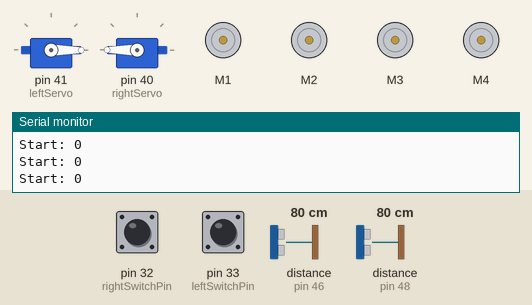
A sketch run on a simulated Arduino Mega 2560, built with avr-gcc and run on an emulated ATmega2560. Parts: 2 × servo, 4 × DC motor (green arrow = forward, orange = backward, longer = faster), the last lines printed to the serial monitor. The test bench sets the inputs (shaded band); at power-on: pin 32 (rightSwitchPin) LOW, pin 33 (leftSwitchPin) HIGH, distance to the obstacle (sensors on pin 46, pin 48) 80 cm. The echo pulse lasts 58.3 µs per cm.

Above: at 1.2 s.
1.3 s: pin 32 (rightSwitchPin) pulled HIGH for 3.2 s
At 7.2 s:
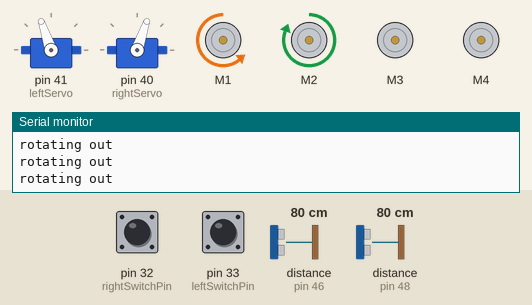
At 11.1 s:
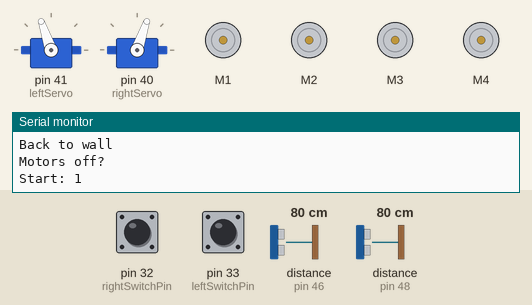
Timing chart, 0 to 12.6 s (numbered marks = the images above; inputs shaded):
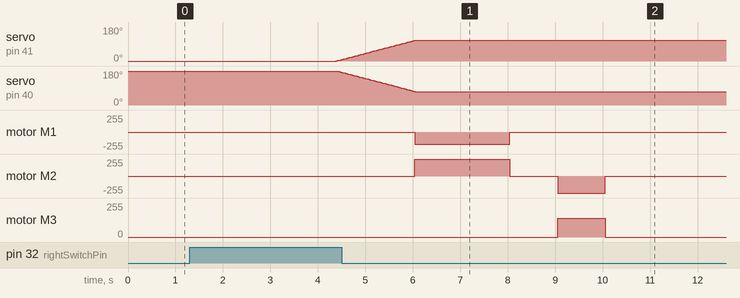

The sketch:

getBall.ino
```cpp
#include <AFMotor.h>
#include <Servo.h>

//define objects for motors
AF_DCMotor frontMotor(1);
AF_DCMotor leftMotor(2);
AF_DCMotor backMotor(3);
AF_DCMotor rightMotor(4);

// Define pins for wing pins
const byte leftSwitchPin = 33;
const byte rightSwitchPin = 32;

int leftSwitchVal, rightSwitchVal;

const byte echoPin[] = {46,48,50,52};
const byte trigPin[] = {47,49,51,53};
const float distanceConstant = 58.2;
const byte maxRange = 12;

long duration, distance;
long wallDistance;

byte dir = 1;
byte sensorNum = 0;

// Define servo objects
Servo leftServo;
Servo rightServo;

byte leftPos = 0; // Starting positions for servo claws
byte rightPos = 180;
boolean onOff = 1;
boolean start;
boolean rotated = 0;

boolean enableState = 0;
boolean prevEnableState = 0;

void setup()
{
  Serial.begin(9600);
  pinMode(leftSwitchPin, INPUT);
  pinMode(rightSwitchPin, INPUT);

  leftServo.attach(41);
  rightServo.attach(40);

  for (int i = 0; i < 2; i++)
  {
    pinMode(echoPin[i], INPUT);
    pinMode(trigPin[i], OUTPUT);
  }

  frontMotor.run(RELEASE);
  leftMotor.run(RELEASE);
  backMotor.run(RELEASE);
  rightMotor.run(RELEASE);

  leftServo.write(leftPos);
  rightServo.write(rightPos);
}

void loop()
{
  enableState = digitalRead(rightSwitchPin);
  delay(1);

  if(enableState != prevEnableState) // if button is pressed and released
  {
    if(enableState) // if switched to on
    {
      start = 1;
    }
  }

  Serial.print("Start: ");
  Serial.println(start);

  leftSwitchVal = digitalRead(leftSwitchPin);
  delay(1);

  if(start)
  {
    if(!rotated)
    {
      if(!leftSwitchVal) // modify later for a state variable, to account for opposite hopper
      {
        movement(2);
      }
      else
      {
        sensor(1);
        wallDistance = distance; // check distance to wall - to be able to turn back
        rotateIn();
      }
    }
    else
    {
      if (dir == 1) // first retrieve the ball
      {
        dir = closeClaw(); // change direction to forward
        rotateOut();
      }
      else
      {
        //Every iteration, check distance to wall
        sensor(sensorNum);
        Serial.print("Sensor Number: ");
        Serial.println(sensorNum);

        // diagnostic outputs
        Serial.print("The distance is: ");
        Serial.println(distance);

        // function call to determine if at wall or not
        keepDriving();
      }
    }
  }
}

// Function to turn off motors, before switching directions
void turnMotorsOff()
{
  // Write low to all enable pins on H-bridge (0 volts)
  frontMotor.run(RELEASE);
  leftMotor.run(RELEASE);
  backMotor.run(RELEASE);
  rightMotor.run(RELEASE);

  Serial.println("Motors off?");
  delay(1000);
}

void keepDriving()
{
  turnMotorsOff();
  if (distance >= maxRange)
  {
    dir = -1;
  }
  else if (distance <= maxRange){
    movement(dir);
  }
}

void movement(int motorDirection)//0 is forward, 1 is right, 2 is back, 3 is left, -1 is nothing
{
  byte oneTwo = 0;

  // direct motors to turn in appropriate direction and speed
  if(motorDirection == 0)
  {
    oneTwo = 1;
    Serial.println("Moving forwards");
    delay(1000);
  }
  else if(motorDirection == 1)
  {
    oneTwo = 2;
    Serial.println("Moving right");
    delay(1000);
  }
  else if(motorDirection == 2)
  {
    oneTwo = 2;
    Serial.println("Moving backwards");
    delay(1000);
  }
  else
  {
    oneTwo = 1;
    Serial.println("Moving left");
    delay(1000);
  }

  if (motorDirection == 0 || motorDirection == 2)
  {
    leftMotor.setSpeed(150);
    rightMotor.setSpeed(150);
    leftMotor.run(oneTwo);
    rightMotor.run(oneTwo);
  }
  else if(motorDirection == 1 || motorDirection == 3)
  {
    frontMotor.setSpeed(70);
    backMotor.setSpeed(200);
    frontMotor.run(oneTwo);
    backMotor.run(oneTwo);
  }
  else
  {
    Serial.println("Don't need to move");
    turnMotorsOff();
  }
}


void rotateIn()
{
  turnMotorsOff();
  rightSwitchVal = digitalRead(rightSwitchPin);
  leftMotor.setSpeed(255);
  frontMotor.setSpeed(140);
  leftMotor.run(BACKWARD);
  frontMotor.run(FORWARD);

  do
  {
    Serial.println("rotating");
    rightSwitchVal = digitalRead(rightSwitchPin);
  }while(!rightSwitchVal);

  turnMotorsOff();

  rightMotor.setSpeed(255);
  frontMotor.setSpeed(140);
  rightMotor.run(BACKWARD);
  frontMotor.run(BACKWARD);

  do
  {
    Serial.println("Aligning");
    leftSwitchVal = digitalRead(leftSwitchPin);
  }while(!leftSwitchVal);

  turnMotorsOff();

  rotated = 1;
}

void rotateOut()
{
  int currentTime = millis();
  int previousTime = currentTime;

  leftMotor.setSpeed(255);
  frontMotor.setSpeed(180);
  leftMotor.run(FORWARD);
  frontMotor.run(BACKWARD);

  do
  {
    Serial.println("rotating out");
    currentTime = millis();

  }while(currentTime - previousTime <= 2000);
  previousTime = currentTime;

  turnMotorsOff();

  leftMotor.setSpeed(255);
  backMotor.setSpeed(140);
  leftMotor.run(BACKWARD);
  backMotor.run(FORWARD);

  do
  {
    Serial.println("Back to wall");
    currentTime = millis();
  }while(currentTime - previousTime <= 2000);

  turnMotorsOff();
}

void sensor(int sensorNum)
{
  digitalWrite(trigPin[sensorNum], LOW);
  delayMicroseconds(2);

  digitalWrite(trigPin[sensorNum], HIGH);
  delayMicroseconds(10);

  digitalWrite(trigPin[sensorNum], LOW);
  duration = pulseIn(echoPin[sensorNum], HIGH);

  //Calculate the distance (in cm) based on the speed of sound.
  distance = duration/distanceConstant;

  delay(50);
}

int closeClaw()
{
  Serial.println("Closing claw");
  do // loop to close the claws (left and right claws go 180 degrees)
  {
    leftServo.write(leftPos);
    delay(15);
    rightServo.write(rightPos);

    rightPos--;
    leftPos++;

  }while(leftPos != 110 && rightPos != 70);

  return 0;
}
```

Measured:
- after the input at 1.3 s, servo on pin 41 (leftServo): moves from 0° to 109° over 1.6 s, starting after 3.1 s; servo on pin 40 (rightServo): moves from 180° to 71° over 1.6 s, starting after 3.1 s
